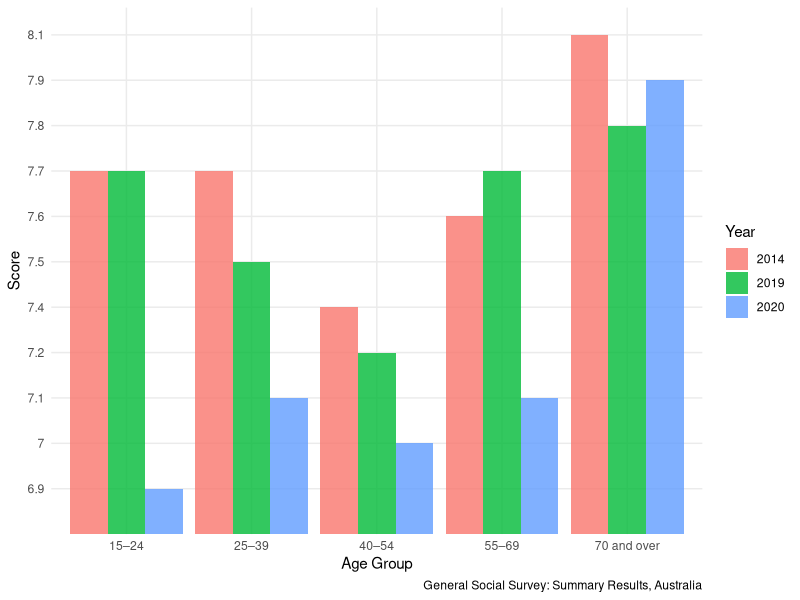
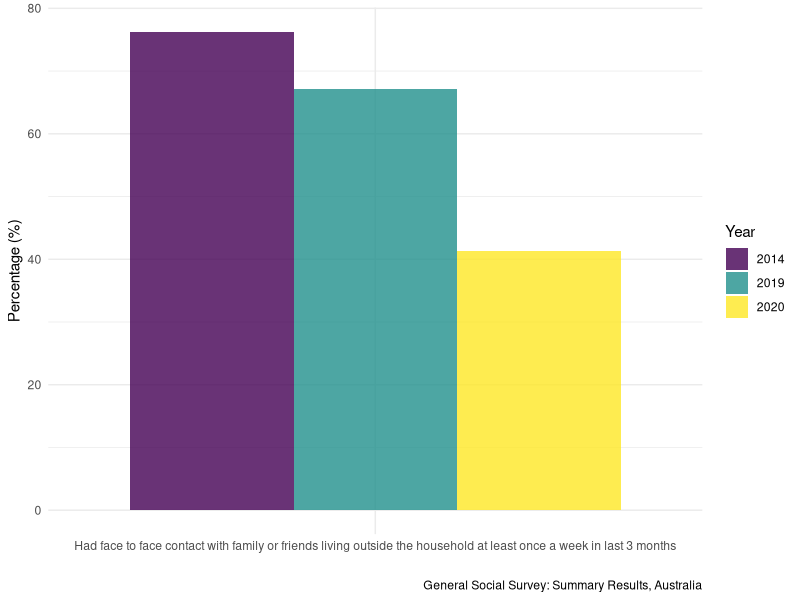
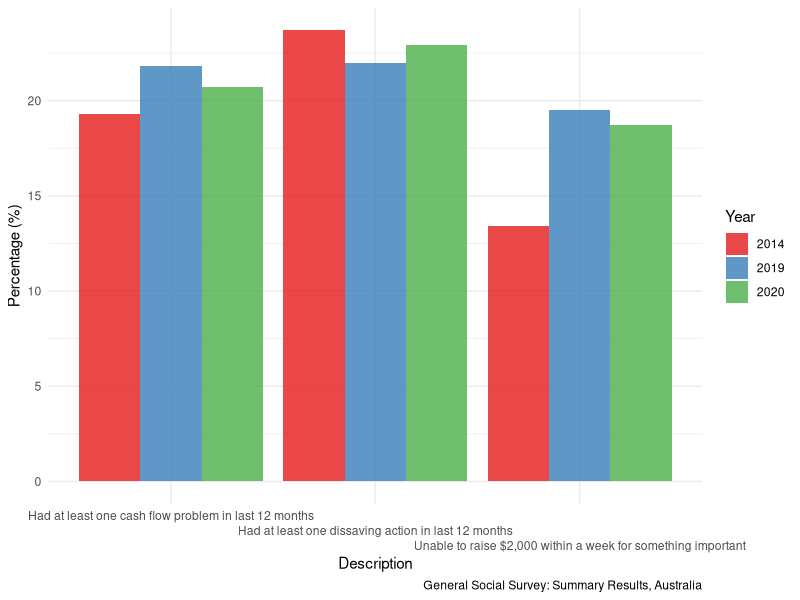
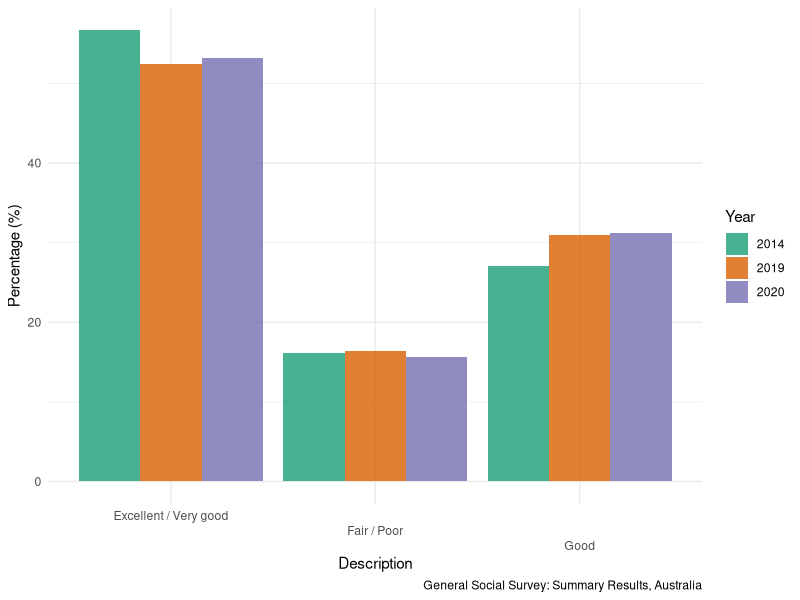
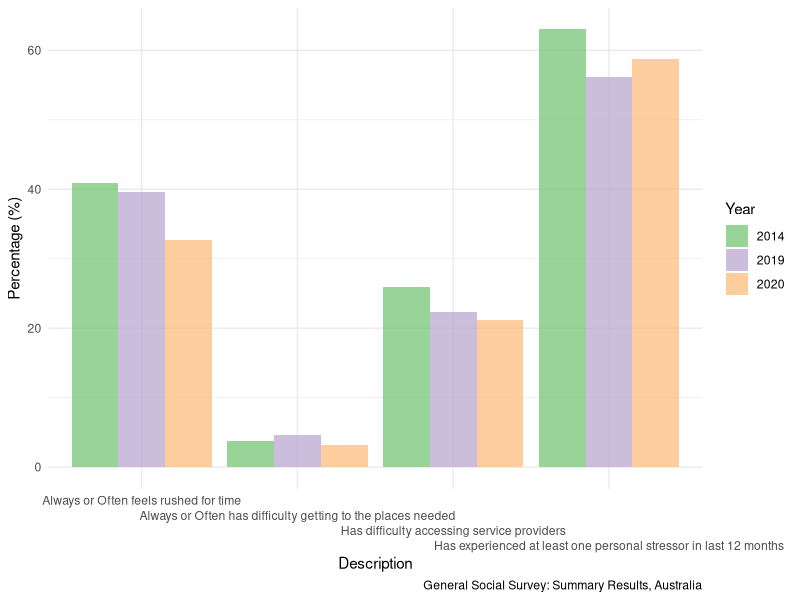

These figures' R source, in order:
## ---- chunk 1
knitr::opts_chunk$set(echo = TRUE)

library(tidyverse)
library(dplyr)
library(knitr)
library(bookdown)
library(kableExtra)
library(ggplot2)
## ---- chunk 2

#Load in dataset
satisfaction_full <- read_csv(here::here("inputs/data/Life_Satisfaction_Full.csv"))

#Show a brief extract of the dataset by selecting 12 observations in a table
satisfaction_full %>%
  slice(1:10) %>%
  kable(
    caption= "10 Observations from dataset of Overall Life Satifaction in Australia",
    booktabs = TRUE,
    linesep = "",
    align = c('c', 'c', 'c', 'c', 'c','c', 'c','c', 'c', 'c')
  ) %>%
  kable_styling(latex_options = "scale_down")
  
## ---- chunk 3
# Reading in data
satisfaction <- read_csv(here::here("inputs/data/Graph 1_ Overall life satisfaction by Age, 2014 - 2020.csv"))
satisfaction <- data.frame(satisfaction)
satisfaction <- subset(satisfaction, select = c(1, 2, 3, 4))
satisfaction <- satisfaction[c(2, 3, 4, 5, 6), ]
colnames(satisfaction) <- c('Age Group','2014', '2019', '2020')

# Taking subset for graph
g1 <-
  satisfaction %>%
  gather(Year, Score, 2:4)
## ---- chunk 4
# Plotting subset of table for visualization
satisfaction %>%
  select(`Age Group`, `2014`, `2019`, `2020`) %>%
  slice(1:5) %>%
  kable(
    col.names = c("Age Group", "2014 Score", "2019 Score", "2020 Score"),
    digits = 1,
    booktabs = TRUE,
    caption = "Overall Life Satisfaction by Age",
    linesep = "",
    align = c('c', 'c', 'c', 'c')
  )
## ---- chunk 5
# Graphing using ggplot
g1 %>%
  ggplot(aes(x = `Age Group`, y = Score, group = Year, fill = Year)) +
  geom_col(position = "dodge", alpha = 0.8)+
  theme_minimal() +
  labs(x = "Age Group", y = "Score", caption = "General Social Survey: Summary Results, Australia")
## ---- chunk 6

#Load in dataset
social_experiences_full <- read_csv(here::here("inputs/data/Social_Experiences_Full.csv"))

#Show a brief extract of the dataset by selecting 12 observations in a table
social_experiences_full %>%
  slice(2,3,13, 14, 15, 20, 27, 28, 30, 32) %>%
  select(c(1,4,7,10)) %>% 
  kable(
    caption= "10 Observations from dataset of Social Experiences in Australia (Removed data for gender from visualization)",
    booktabs = TRUE,
    linesep = "",
    align = c('c', 'c', 'c', 'c'),
    col.names = c("Social Experience", "2014 Total Persons", "2019 Total Persons", "2020 Total Persons")
    
  ) %>%
  kable_styling(latex_options = "scale_down")
  
## ---- chunk 7
#Read in just the portion of the survey including face to face contact
contact <- read_csv(here::here("inputs/data/Table 17.1_Proportion-Table 1.csv"))
contact <- data.frame(contact)
contact <- subset(contact, select = c(1, 4, 8, 12, 16, 20))
contact <- contact[c(23), ]
colnames(contact) <- c('Description', '2006', '2010', '2014', '2019', '2020')
contact <- 
  contact %>%
  select(Description, `2014`, `2019`, `2020`) %>%
  gather(Year, Percentage, 2:4)
## ---- chunk 8
# Graphing using ggplot
contact %>%
  ggplot(aes(x = Description, y = as.numeric(Percentage), group = Year, fill = Year)) +
  geom_col(position = "dodge", alpha = 0.8) +
  theme_minimal() + 
  labs(x = " ", y = "Percentage (%)", caption = "General Social Survey: Summary Results, Australia") + scale_fill_viridis_d()
## ---- chunk 9
# Reading in data and cleaning
finance <- read_csv(here::here("inputs/data/Table 16.1_Proportion-Table 1.csv"))
finance <- data.frame(finance)
finance <- subset(finance, select = c(1, 2, 3, 4, 5, 6))
finance <- finance[c(8, 11, 14), ]
colnames(finance) <- c('Description', '2006', '2010', '2014', '2019', '2020')
finance <- 
  finance %>%
  select(Description, `2014`, `2019`, `2020`) %>%
  gather(Year, Percentage, 2:4)
## ---- chunk 10
# Graphing using ggplot
finance %>% 
  ggplot(aes(x = Description, y = as.numeric(Percentage), group = Year, fill = Year)) +
  geom_col(position = "dodge", alpha = 0.8) +
  theme_minimal() + 
  labs(x = "Description", y = "Percentage (%)", caption = "General Social Survey: Summary Results, Australia") + scale_x_discrete(guide=guide_axis(n.dodge=3)) + scale_fill_brewer(palette = "Set1")
## ---- chunk 11
# Reading and cleaning data
health <- read_csv(here::here("inputs/data/Table 17.1_Proportion-Table 1.csv"))
health <- data.frame(health)
health <- subset(health, select = c(1, 12, 16, 20))
health <- health[c(51, 52, 53), ]
colnames(health) <- c('Description', '2014', '2019', '2020')
health <- 
  health %>%
  select(Description, `2014`, `2019`, `2020`) %>%
  gather(Year, Percentage, 2:4)
## ---- chunk 12
# Graphing using ggplot
health %>% 
  ggplot(aes(x = Description, y = as.numeric(Percentage), group = Year, fill = Year)) +
  geom_col(position = "dodge", alpha = 0.8) +
  theme_minimal() + 
  labs(x = "Description", y = "Percentage (%)", caption = "General Social Survey: Summary Results, Australia") + scale_fill_discrete(labels = c("2014", "2019", "2020"))+ scale_x_discrete(guide=guide_axis(n.dodge=4)) + scale_fill_brewer(palette = "Dark2")
## ---- chunk 13
# Reading in and cleaning data
stressors <- read_csv(here::here("inputs/data/Table 17.1_Proportion-Table 1.csv"))
stressors <- data.frame(stressors)
stressors <- subset(stressors, select = c(1, 12, 16, 20))
stressors <- stressors[c(40, 41, 42, 43), ]
colnames(stressors) <- c('Description', '2014', '2019', '2020')
stressors <- 
  stressors %>%
  select(Description, `2014`, `2019`, `2020`) %>%
  gather(Year, Percentage, 2:4)
## ---- chunk 14
# Graphing using ggplot
stressors %>% 
  ggplot(aes(x = Description, y = as.numeric(Percentage), group = Year, fill = Year)) +
  geom_col(position = "dodge", alpha = 0.8) +
  theme_minimal() + 
  labs(x = "Description", y = "Percentage (%)", caption = "General Social Survey: Summary Results, Australia") + scale_fill_discrete(labels = c("2014", "2019", "2020"))+ scale_x_discrete(guide=guide_axis(n.dodge=4)) + scale_fill_brewer(palette = "Accent")
